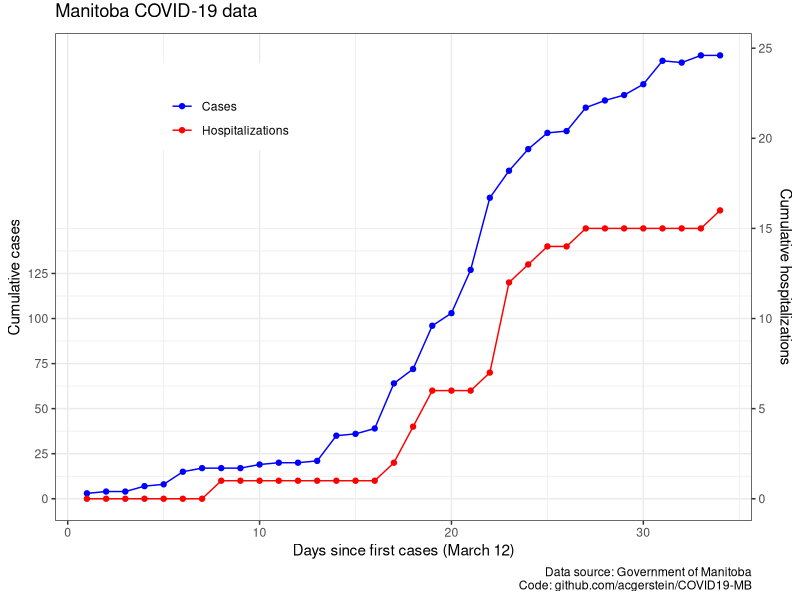
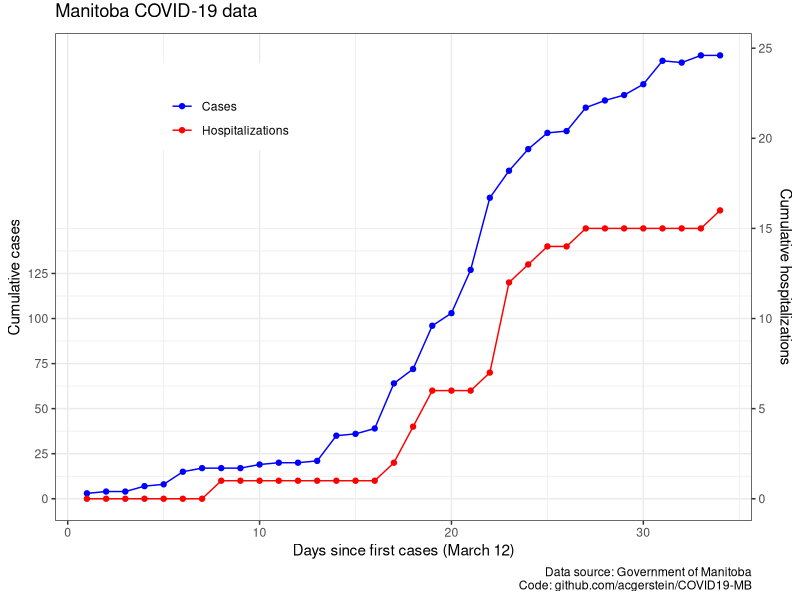

R code for these plots, in order:
## ---- chunk 1
library(tidyverse)
library(here)
## ---- chunk 2
df <- read_csv(here("data", "MB_data.csv"))
df
df$CumulHosp <- cumsum(df$NewHosp)
## ---- chunk 3
gCC <- ggplot(df, aes(x = CumulDate)) +
  geom_point(aes(y = Cases, colour = "Cases")) +
  geom_line(aes(y = Cases, colour = "Cases")) +
  geom_point(aes(y = CumulHosp*10, colour = "Hospitalizations")) +
  geom_line(aes(y = CumulHosp*10, colour = "Hospitalizations")) +
  scale_y_continuous(breaks = seq(0, 125, by = 25), sec.axis = sec_axis(~ . / 10, name = "Cumulative hospitalizations")) +
  theme_bw() +
  scale_colour_manual(values = c("blue", "red")) +
  labs(x = "Days since first cases (March 12)", y ="Cumulative cases", caption ="Data source: Government of Manitoba\n Code: github.com/acgerstein/COVID19-MB", title = "Manitoba COVID-19 data", colour = "") +
  theme(legend.position = c(0.25, 0.85), plot.title = element_text(hjust = 0, vjust=2.12))

gCC
## ---- chunk 4
ggsave(filename = here("figures", "0401_MB.png"), plot = gCC, device = "png", height = 10, width = 10, units = "cm")
